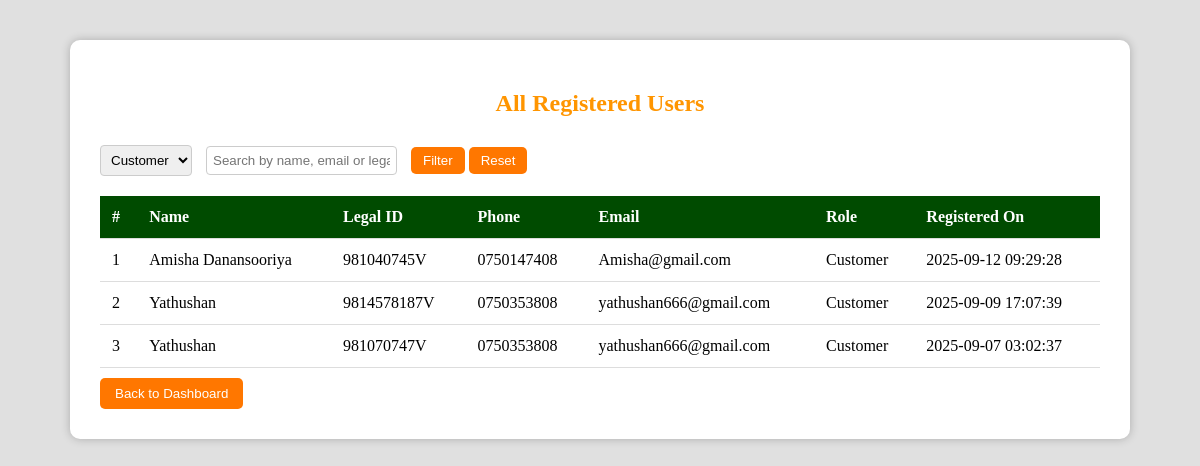
The page /view_users.php?role=customer (signed in) on the database its author committed.
### tables this page shows
CREATE TABLE `users` (
  `id` int(11) NOT NULL,
  `name` varchar(100) NOT NULL,
  `legalid` varchar(20) NOT NULL,
  `phone` varchar(20) DEFAULT NULL,
  `email` varchar(100) DEFAULT NULL,
  `password` varchar(255) NOT NULL,
  `role` varchar(20) DEFAULT 'customer',
  `created_at` timestamp NOT NULL DEFAULT current_timestamp()
);

### view_users.php (the view, shortened to what this page needs)
<?php
require 'db.php';
$roleFilter = $_GET['role'] ?? '';
$search = $_GET['search'] ?? '';
$sql = "SELECT id, name, legalid, phone, email, role, created_at FROM users WHERE 1";
$params = [];
if($roleFilter && $roleFilter !== 'all') {
    $sql .= " AND role = :role";
    $params[':role'] = $roleFilter;
}
$sql .= " ORDER BY created_at DESC";
$stmt = $pdo->prepare($sql);
$stmt->execute($params);
$users = $stmt->fetchAll();
$rolesStmt = $pdo->query("SELECT DISTINCT role FROM users");
$roles = $rolesStmt->fetchAll(PDO::FETCH_COLUMN);
?>
<!DOCTYPE html>
<html lang="en">
<head>
</head>
<body>
<div class="container">
    <h2>All Registered Users</h2>
    <form method="get" class="filters">
        <select name="role">
            <?php foreach($roles as $role): ?>
                <option value="<?= htmlspecialchars($role) ?>" <?= ($role === $roleFilter) ? 'selected' : '' ?>>
                    <?= ucfirst($role) ?>
                </option>
            <?php endforeach; ?>
        </select>
        <input type="text" name="search" placeholder="Search by name, email or legal ID" value="<?= htmlspecialchars($search) ?>">
        <button type="submit">Filter</button>
        <button type="button" onclick="window.location.href='view_users.php'">Reset</button>
    </form>
    <?php if(count($users) > 0): ?>
        <table>
            <tr>
                <th>#</th>
                <th>Name</th>
                <th>Legal ID</th>
                <th>Phone</th>
                <th>Email</th>
                <th>Role</th>
                <th>Registered On</th>
            </tr>
            <?php $count = 1; foreach($users as $row): ?>
            <tr>
                <td><?= $count++; ?></td>
                <td><?= htmlspecialchars($row['name']); ?></td>
                <td><?= htmlspecialchars($row['legalid']); ?></td>
                <td><?= htmlspecialchars($row['phone']); ?></td>
                <td><?= htmlspecialchars($row['email']); ?></td>
                <td><?= ucfirst($row['role']); ?></td>
                <td><?= $row['created_at']; ?></td>
            </tr>
            <?php endforeach; ?>
        </table>
    <?php else: ?>
        <p style="text-align:center;">No users found.</p>
    <?php endif; ?>
    <button onclick="window.location.href='admin_dashboard.php'">Back to Dashboard</button>
</div>
</body>
</html>

### view_users.php (style rules this page uses)
body { background: #d7d7d7c3; margin:0; padding:0; }
.container { max-width: 1000px; margin: 40px auto; background: #fff; padding: 30px; border-radius: 10px; box-shadow: 0 0 10px rgba(0, 0, 0, 0.23); }
h2 { color: #ff9500ff; text-align: center; }
table { width: 100%; border-collapse: collapse; margin-top: 20px; }
th, td { padding: 12px; border-bottom: 1px solid #ddd; text-align: left; }
th { background: #004b00ff; color: #ffffffff; }
button { padding: 8px 15px; background: #ff7700ff; color: #fff; border: none; border-radius: 5px; cursor: pointer; margin-top:10px; }
.filters { margin-bottom: 20px; }
.filters select, .filters input[type="text"] { padding: 6px; margin-right: 10px; border-radius: 4px; border: 1px solid #ccc; }
.filters button { padding: 6px 12px; }

### rows shown on the page
users: name "Amisha Danansooriya", legalid "981040745V", phone "0750147408", email "Amisha@gmail.com", role "Customer", created_at "2025-09-12 09:29:28"
users: name "Yathushan", legalid "9814578187V", phone "0750353808", email "yathushan666@gmail.com", role "Customer", created_at "2025-09-09 17:07:39"
users: name "Yathushan", legalid "981070747V", phone "0750353808", email "yathushan666@gmail.com", role "Customer", created_at "2025-09-07 03:02:37"

### other values the page prints
form field role "Customer"
